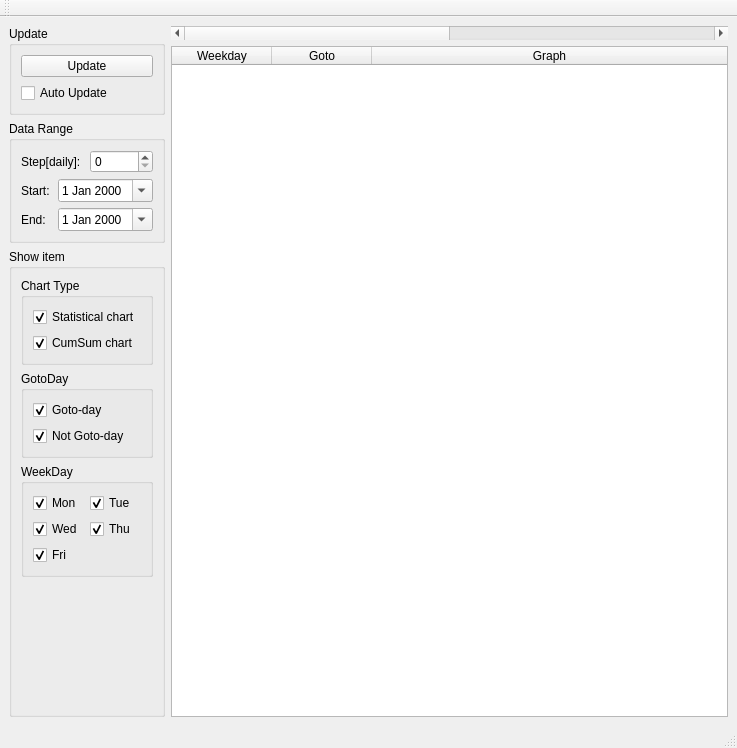
<?xml version="1.0" encoding="UTF-8"?>
<ui version="4.0">
 <class>qmainwindow</class>
 <widget class="QMainWindow" name="qmainwindow">
  <property name="geometry">
   <rect>
    <x>0</x>
    <y>0</y>
    <width>737</width>
    <height>748</height>
   </rect>
  </property>
  <property name="windowTitle">
   <string>qmainwindow</string>
  </property>
  <widget class="QWidget" name="centralwidget">
   <layout class="QHBoxLayout" name="horizontalLayout_5">
    <item>
     <layout class="QVBoxLayout" name="verticalLayout_4">
      <item>
       <widget class="QGroupBox" name="groupBox_2">
        <property name="title">
         <string>Update</string>
        </property>
        <layout class="QVBoxLayout" name="verticalLayout_2">
         <item>
          <widget class="QPushButton" name="pushButton_update">
           <property name="text">
            <string>Update</string>
           </property>
          </widget>
         </item>
         <item>
          <widget class="QCheckBox" name="checkBox_AutoUpdate">
           <property name="text">
            <string>Auto Update</string>
           </property>
          </widget>
         </item>
        </layout>
       </widget>
      </item>
      <item>
       <widget class="QGroupBox" name="groupBox">
        <property name="title">
         <string>Data Range</string>
        </property>
        <layout class="QHBoxLayout" name="horizontalLayout_4">
         <item>
          <layout class="QVBoxLayout" name="verticalLayout">
           <item>
            <layout class="QHBoxLayout" name="horizontalLayout_3">
             <item>
              <widget class="QLabel" name="label_2">
               <property name="text">
                <string>Step[daily]:</string>
               </property>
              </widget>
             </item>
             <item>
              <widget class="QSpinBox" name="spinBox_Step"/>
             </item>
            </layout>
           </item>
           <item>
            <layout class="QHBoxLayout" name="horizontalLayout_2">
             <item>
              <widget class="QLabel" name="label_3">
               <property name="text">
                <string>Start:</string>
               </property>
              </widget>
             </item>
             <item>
              <widget class="QDateEdit" name="dateEdit_lower">
               <property name="calendarPopup">
                <bool>true</bool>
               </property>
              </widget>
             </item>
            </layout>
           </item>
           <item>
            <layout class="QHBoxLayout" name="horizontalLayout">
             <item>
              <widget class="QLabel" name="label_4">
               <property name="text">
                <string>End:</string>
               </property>
              </widget>
             </item>
             <item>
              <widget class="QDateEdit" name="dateEdit_upper">
               <property name="calendarPopup">
                <bool>true</bool>
               </property>
              </widget>
             </item>
            </layout>
           </item>
          </layout>
         </item>
        </layout>
       </widget>
      </item>
      <item>
       <widget class="QGroupBox" name="groupBox_3">
        <property name="title">
         <string>Show item</string>
        </property>
        <layout class="QVBoxLayout" name="verticalLayout_3">
         <item>
          <widget class="QGroupBox" name="groupBox_4">
           <property name="title">
            <string>Chart Type</string>
           </property>
           <layout class="QVBoxLayout" name="verticalLayout_6">
            <item>
             <widget class="QCheckBox" name="checkBox_ChartTyp_stat">
              <property name="text">
               <string>Statistical chart</string>
              </property>
              <property name="checked">
               <bool>true</bool>
              </property>
             </widget>
            </item>
            <item>
             <widget class="QCheckBox" name="checkBox_ChartTyp_cumsum">
              <property name="text">
               <string>CumSum chart</string>
              </property>
              <property name="checked">
               <bool>true</bool>
              </property>
             </widget>
            </item>
           </layout>
          </widget>
         </item>
         <item>
          <widget class="QGroupBox" name="groupBox_6">
           <property name="title">
            <string>GotoDay</string>
           </property>
           <layout class="QGridLayout" name="gridLayout_2">
            <item row="0" column="0">
             <widget class="QCheckBox" name="checkBox_GotoDay_true">
              <property name="text">
               <string>Goto-day</string>
              </property>
              <property name="checked">
               <bool>true</bool>
              </property>
             </widget>
            </item>
            <item row="1" column="0">
             <widget class="QCheckBox" name="checkBox_GotoDay_false">
              <property name="text">
               <string>Not Goto-day</string>
              </property>
              <property name="checked">
               <bool>true</bool>
              </property>
             </widget>
            </item>
           </layout>
          </widget>
         </item>
         <item>
          <widget class="QGroupBox" name="groupBox_5">
           <property name="title">
            <string>WeekDay</string>
           </property>
           <layout class="QGridLayout" name="gridLayout">
            <item row="1" column="1">
             <widget class="QCheckBox" name="checkBox_Weekday_thu">
              <property name="text">
               <string>Thu</string>
              </property>
              <property name="checked">
               <bool>true</bool>
              </property>
             </widget>
            </item>
            <item row="0" column="0">
             <widget class="QCheckBox" name="checkBox_Weekday_mon">
              <property name="text">
               <string>Mon</string>
              </property>
              <property name="checked">
               <bool>true</bool>
              </property>
             </widget>
            </item>
            <item row="1" column="0">
             <widget class="QCheckBox" name="checkBox_Weekday_wed">
              <property name="text">
               <string>Wed</string>
              </property>
              <property name="checked">
               <bool>true</bool>
              </property>
             </widget>
            </item>
            <item row="0" column="1">
             <widget class="QCheckBox" name="checkBox_Weekday_tue">
              <property name="text">
               <string>Tue</string>
              </property>
              <property name="checked">
               <bool>true</bool>
              </property>
             </widget>
            </item>
            <item row="2" column="0">
             <widget class="QCheckBox" name="checkBox_Weekday_fri">
              <property name="text">
               <string>Fri</string>
              </property>
              <property name="checked">
               <bool>true</bool>
              </property>
             </widget>
            </item>
           </layout>
          </widget>
         </item>
         <item>
          <spacer name="verticalSpacer">
           <property name="orientation">
            <enum>Qt::Vertical</enum>
           </property>
           <property name="sizeHint" stdset="0">
            <size>
             <width>20</width>
             <height>40</height>
            </size>
           </property>
          </spacer>
         </item>
        </layout>
       </widget>
      </item>
     </layout>
    </item>
    <item>
     <layout class="QVBoxLayout" name="verticalLayout_5">
      <item>
       <widget class="QScrollBar" name="ScrollBar_DateRange">
        <property name="sizePolicy">
         <sizepolicy hsizetype="Expanding" vsizetype="Fixed">
          <horstretch>0</horstretch>
          <verstretch>0</verstretch>
         </sizepolicy>
        </property>
        <property name="maximum">
         <number>10</number>
        </property>
        <property name="singleStep">
         <number>1</number>
        </property>
        <property name="orientation">
         <enum>Qt::Horizontal</enum>
        </property>
       </widget>
      </item>
      <item>
       <widget class="QTableWidget" name="tableWidget">
        <property name="focusPolicy">
         <enum>Qt::NoFocus</enum>
        </property>
        <property name="editTriggers">
         <set>QAbstractItemView::NoEditTriggers</set>
        </property>
        <property name="selectionMode">
         <enum>QAbstractItemView::NoSelection</enum>
        </property>
        <property name="selectionBehavior">
         <enum>QAbstractItemView::SelectRows</enum>
        </property>
        <property name="verticalScrollMode">
         <enum>QAbstractItemView::ScrollPerPixel</enum>
        </property>
        <property name="rowCount">
         <number>0</number>
        </property>
        <property name="columnCount">
         <number>3</number>
        </property>
        <attribute name="horizontalHeaderVisible">
         <bool>true</bool>
        </attribute>
        <attribute name="horizontalHeaderStretchLastSection">
         <bool>true</bool>
        </attribute>
        <attribute name="verticalHeaderVisible">
         <bool>true</bool>
        </attribute>
        <column>
         <property name="text">
          <string>Weekday</string>
         </property>
        </column>
        <column>
         <property name="text">
          <string>Goto</string>
         </property>
        </column>
        <column>
         <property name="text">
          <string>Graph</string>
         </property>
        </column>
       </widget>
      </item>
     </layout>
    </item>
   </layout>
  </widget>
  <widget class="QMenuBar" name="menubar">
   <property name="geometry">
    <rect>
     <x>0</x>
     <y>0</y>
     <width>737</width>
     <height>28</height>
    </rect>
   </property>
  </widget>
  <widget class="QStatusBar" name="statusbar"/>
  <widget class="QToolBar" name="toolBar">
   <property name="windowTitle">
    <string>toolBar</string>
   </property>
   <attribute name="toolBarArea">
    <enum>TopToolBarArea</enum>
   </attribute>
   <attribute name="toolBarBreak">
    <bool>false</bool>
   </attribute>
  </widget>
 </widget>
 <resources/>
 <connections/>
</ui>
